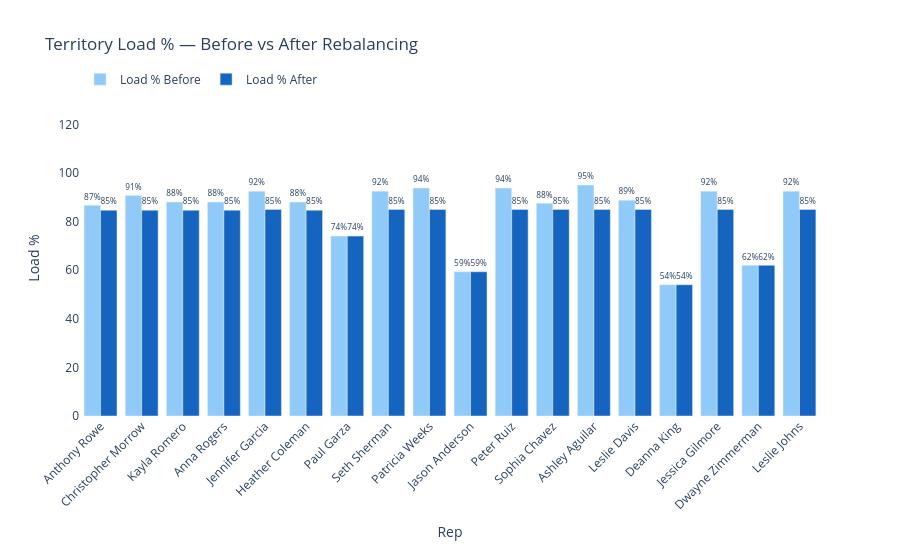

This figure's notebook cell:
### Markdown cell above
## 5. Territory Balance Chart — Before vs After

### Code cell
fig = go.Figure()

fig.add_trace(go.Bar(
    name="Load % Before",
    x=rebalanced["rep_name"],
    y=rebalanced["load_pct"],
    marker_color="#90CAF9",
    text=[f"{v:.0f}%" for v in rebalanced["load_pct"]],
    textposition="outside"
))

fig.add_trace(go.Bar(
    name="Load % After",
    x=rebalanced["rep_name"],
    y=rebalanced["rebalanced_load"],
    marker_color="#1565C0",
    text=[f"{v:.0f}%" for v in rebalanced["rebalanced_load"]],
    textposition="outside"
))

fig.update_layout(
    title="Territory Load % — Before vs After Rebalancing",
    barmode="group",
    xaxis_title="Rep",
    xaxis_tickangle=-45,
    yaxis=dict(title="Load %", range=[0, 130]),
    height=550,
    font=dict(size=12),
    plot_bgcolor="white",
    paper_bgcolor="white",
    legend=dict(orientation="h", yanchor="bottom", y=1.02)
)

fig.show()
fig.write_image("../outputs/04_territory_rebalancing.png", width=1100, height=550, scale=2)
print("Saved: ../outputs/04_territory_rebalancing.png")

### Figure 1 — Plotly figure (JSON) as saved in the notebook; plotly's stock layout.template omitted (floating-point values rounded to 4 significant figures)
{"data": [{"marker": {"color": "#90CAF9"}, "name": "Load % Before", "text": ["87%", "91%", "88%", "88%", "92%", "88%", "74%", "92%", "94%", "59%", "94%", "88%", "95%", "89%", "54%", "92%", "62%", "92%"], "textposition": "outside", "type": "bar", "x": ["Anthony Rowe", "Christopher Morrow", "Kayla Romero", "Anna Rogers", "Jennifer Garcia", "Heather Coleman", "Paul Garza", "Seth Sherman", "Patricia Weeks", "Jason Anderson", "Peter Ruiz", "Sophia Chavez", "Ashley Aguilar", "Leslie Davis", "Deanna King", "Jessica Gilmore", "Dwayne Zimmerman", "Leslie Johns"], "y": [86.67, 90.67, 88.0, 88.0, 92.5, 88.0, 74.0, 92.5, 93.75, 59.33, 93.75, 87.5, 95.0, 88.75, 54.0, 92.5, 62.0, 92.5]}, {"marker": {"color": "#1565C0"}, "name": "Load % After", "text": ["85%", "85%", "85%", "85%", "85%", "85%", "74%", "85%", "85%", "59%", "85%", "85%", "85%", "85%", "54%", "85%", "62%", "85%"], "textposition": "outside", "type": "bar", "x": ["Anthony Rowe", "Christopher Morrow", "Kayla Romero", "Anna Rogers", "Jennifer Garcia", "Heather Coleman", "Paul Garza", "Seth Sherman", "Patricia Weeks", "Jason Anderson", "Peter Ruiz", "Sophia Chavez", "Ashley Aguilar", "Leslie Davis", "Deanna King", "Jessica Gilmore", "Dwayne Zimmerman", "Leslie Johns"], "y": [84.67, 84.67, 84.67, 84.67, 85.0, 84.67, 74.0, 85.0, 85.0, 59.33, 85.0, 85.0, 85.0, 85.0, 54.0, 85.0, 62.0, 85.0]}], "layout": {"barmode": "group", "font": {"size": 12}, "height": 550, "legend": {"orientation": "h", "y": 1.02, "yanchor": "bottom"}, "paper_bgcolor": "white", "plot_bgcolor": "white", "title": {"text": "Territory Load % — Before vs After Rebalancing"}, "xaxis": {"tickangle": -45, "title": {"text": "Rep"}}, "yaxis": {"range": [0, 130], "title": {"text": "Load %"}}}}
